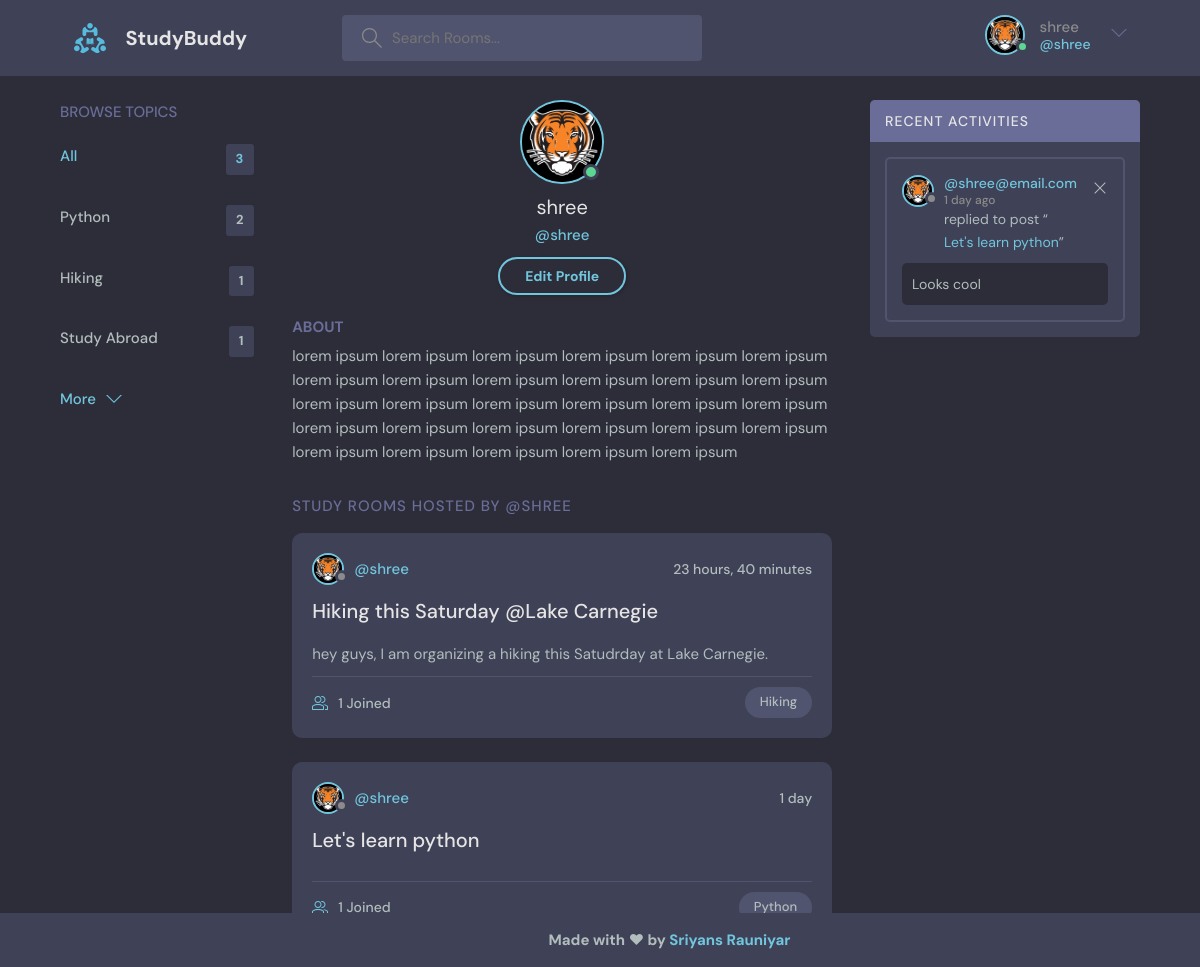
The page /profile/1/ (signed in) on the database as committed earlier.
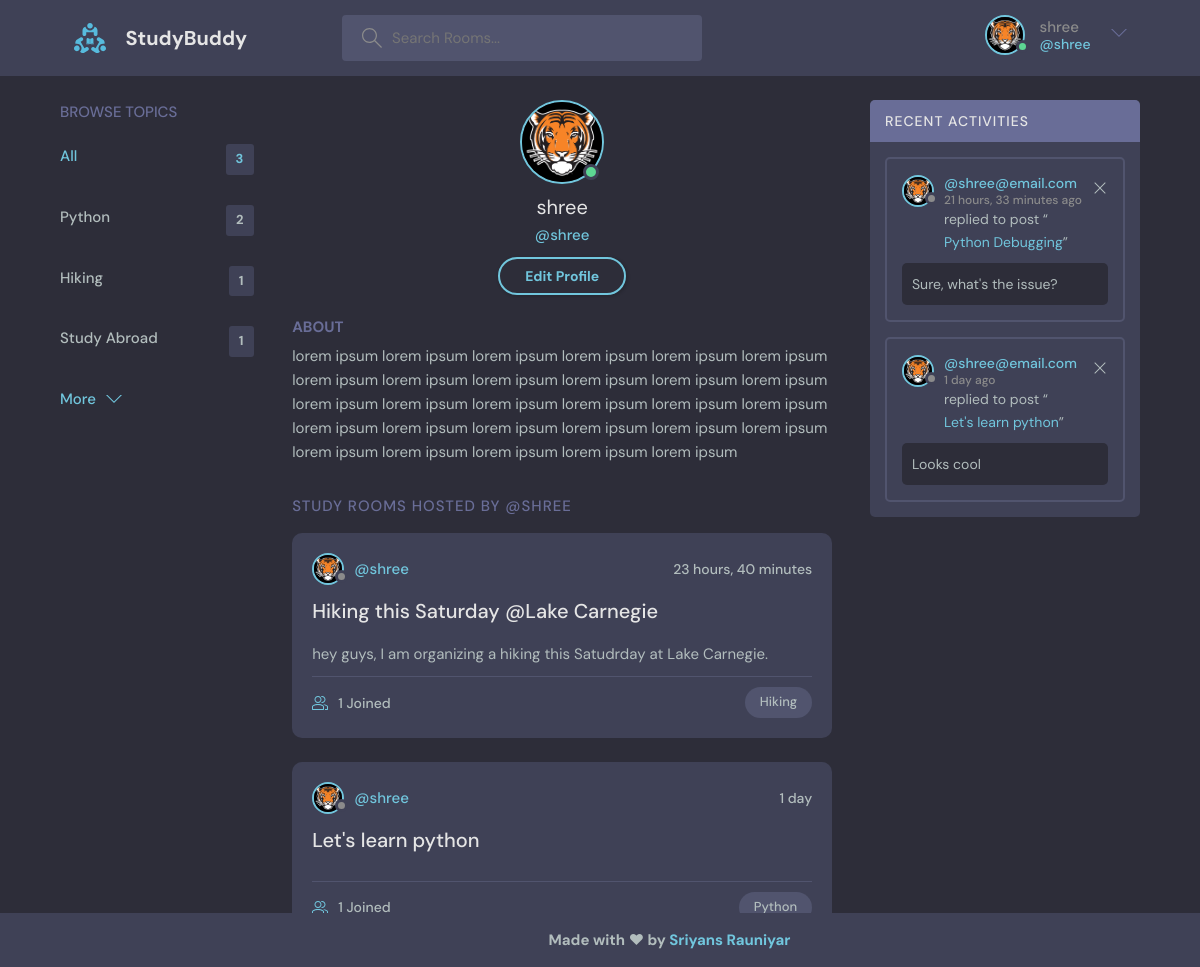
The same page on the database as committed later.
### baseapp/models.py (models this page shows, shortened)
class User(AbstractUser):
    name = models.CharField(max_length=200, null=True)
    email = models.EmailField(null=True, unique=True)
    bio = models.TextField(null=True)
    avatar = models.ImageField(null=True, default="avatar.svg")
    USERNAME_FIELD = 'email'
    REQUIRED_FIELDS = []

class Topic(models.Model):
    name = models.CharField(max_length=200)

class Room(models.Model):
    host = models.ForeignKey(User, on_delete=models.SET_NULL, null=True)
    topic = models.ForeignKey(Topic, on_delete=models.SET_NULL, null=True)
    name = models.CharField(max_length=200)
    description = models.TextField(null=True, blank=True)
    participants = models.ManyToManyField(User, related_name='participants', blank=True)
    updated = models.DateTimeField(auto_now=True)
    created = models.DateTimeField(auto_now_add=True)
    class Meta:
        ordering = ['-updated', '-created']
    def __str__(self):
        return self.name

class Message(models.Model):
    user = models.ForeignKey(User, on_delete=models.CASCADE)
    room = models.ForeignKey(Room, on_delete=models.CASCADE)
    body = models.TextField()
    updated = models.DateTimeField(auto_now=True)
    created = models.DateTimeField(auto_now_add=True)
    class Meta:
        ordering = ['-updated', '-created']

### baseapp/views.py (the view)
# urls.py: path('profile/<str:pk>/', views.userProfile, name="user-profile"),
@login_required(login_url='login')
def userProfile(request, pk):
    user = User.objects.get(id=pk)
    room_messages = user.message_set.all()
    topics = Topic.objects.all()
    rooms = user.room_set.all()
    context = {'user': user, 'rooms': rooms, 'room_messages': room_messages, 'topics': topics}
    return render(request, 'baseapp/profile.html', context)

### baseapp/templates/baseapp/profile.html
{% extends 'main.html' %}
{% block content %}
  <main class="profile-page layout layout--3">
    <div class="container">
      {% include 'baseapp/topic_component.html' %}
      <div class="roomList">
        <div class="profile">
          <div class="profile__avatar">
            <div class="avatar avatar--large active">
              <img src="{{user.avatar.url}}" />
            </div>
          </div>
          <div class="profile__info">
            <h3>{{user.username}}</h3>
            <p>@{{user.username}}</p>
            {% if request.user == user %}
            <a href="{% url 'update-user' %}" class="btn btn--main btn--pill">Edit Profile</a>
            {% endif %}
          </div>
          <div class="profile__about">
            <h3>About</h3>
            <p>
              {{user.bio}}
            </p>
          </div>
        </div>
        <div class="roomList__header">
          <div>
            <h2>Study Rooms Hosted by @{{user.username}}</a>
            </h2>
          </div>
        </div>
        {% include 'baseapp/feed_component.html' %}
      </div>
      {% include 'baseapp/activity_component.html' %}
    </div>
  </main>
{% endblock content %}

### templates/main.html (shortened to what this page needs)
<!DOCTYPE html>
{% load static %}
<html lang="en">
  <head>
    <link rel="stylesheet" href="{% static 'styles/style.css' %}" />
  </head>
  <body>
    {% include 'navbar.html' %}
    {% block content %}
    {% endblock content %}
    {% include 'footer.html' %}
  </body>
</html>

### templates/navbar.html (shortened to what this page needs)
{% load static %}
<header class="header header--loggedIn">
    <div class="container">
      <a href="{% url 'home' %}" class="header__logo">
        <img src="{% static 'images/logo.svg' %}" />
        <h1>StudyBuddy</h1>
      </a>
      <form class="header__search" method="GET" action="{% url 'home' %}">
        <label>
          <input type="text" name="q" placeholder="Search Rooms..." />
        </label>
      </form>
      <nav class="header__menu">
        {% if request.user.is_authenticated %}
        <div class="header__user">
          <a href="{% url 'user-profile' user.id %}">
            <div class="avatar avatar--medium active">
              <img src="{{request.user.avatar.url}}" />
            </div>
            <p> {{request.user.username}} <span>@{{request.user.username}}</span></p>
          </a>
          <button class="dropdown-button">
            <svg version="1.1" xmlns="http://www.w3.org/2000/svg" width="32" height="32" viewBox="0 0 32 32">
              <title>chevron-down</title>
              <path d="M16 21l-13-13h-3l16 16 16-16h-3l-13 13z"></path>
            </svg>
          </button>
        </div>
        {% else %}
        <a href="{% url 'login' %}">
          <img src="{% static 'images/avatar.svg' %}"/>
          <p>Login</p>
        </a>
        {% endif %}
      </nav>
    </div>
  </header>

### baseapp/templates/baseapp/topic_component.html
<div class="topics">
    <div class="topics__header">
      <h2>Browse Topics</h2>
    </div>
    <ul class="topics__list">
      <li>
        <a href="{% url 'home' %}" class="active">All <span>{{topics.count}}</span></a>
      </li>
      {% for topic in topics %}
      <li>
        <a href="{% url 'home'%}?q={{topic.name}}">{{topic.name}} <span>{{topic.room_set.all.count}}</span></a>
      </li>
      {% endfor %}
    </ul>
    <a class="btn btn--link" href="{% url 'topics' %}">
      More
      <svg version="1.1" xmlns="http://www.w3.org/2000/svg" width="32" height="32" viewBox="0 0 32 32">
        <title>chevron-down</title>
        <path d="M16 21l-13-13h-3l16 16 16-16h-3l-13 13z"></path>
      </svg>
    </a>
  </div>

### baseapp/templates/baseapp/feed_component.html (shortened to what this page needs)
{% for room in rooms %}
<div class="roomListRoom">
    <div class="roomListRoom__header">
      <a href="{% url 'user-profile' room.host.id %}" class="roomListRoom__author">
        <div class="avatar avatar--small">
          <img src="{{room.host.avatar.url}}" />
        </div>
        <span>@{{room.host.username}}</span>
      </a>
      <div class="roomListRoom__actions">
        <span>{{room.created|timesince}}</span>
      </div>
    </div>
    <div class="roomListRoom__content">
      <a href="{% url 'room' room.id %}">{{room.name}}</a>
      <p>
        {{room.description}}
      </p>
    </div>
    <div class="roomListRoom__meta">
      <a href="{% url 'room' room.id %}" class="roomListRoom__joined">
        {{room.participants.all.count}} Joined
      </a>
      <p class="roomListRoom__topic">{{room.topic.name}}</p>
    </div>
  </div>
  {% endfor %}

### baseapp/templates/baseapp/activity_component.html
<div class="activities">
    <div class="activities__header">
      <h2>Recent Activities</h2>
    </div>
    {% for message in room_messages %}
    <div class="activities__box">
      <div class="activities__boxHeader roomListRoom__header">
        <a href="{% url 'user-profile' message.user.id %}" class="roomListRoom__author">
          <div class="avatar avatar--small">
            <img src="{{message.user.avatar.url}}" />
          </div>
          <p>
            @{{message.user}}
            <span>{{message.created|timesince}} ago</span>
          </p>
        </a>
        {% if request.user == message.user %}
        <div class="roomListRoom__actions">
          <a href="{% url 'delete-message' message.id %}">
            <svg version="1.1" xmlns="http://www.w3.org/2000/svg" width="32" height="32" viewBox="0 0 32 32">
              <title>remove</title>
              <path
                d="M27.314 6.019l-1.333-1.333-9.98 9.981-9.981-9.981-1.333 1.333 9.981 9.981-9.981 9.98 1.333 1.333 9.981-9.98 9.98 9.98 1.333-1.333-9.98-9.98 9.98-9.981z"
              ></path>
            </svg>
          </a>
        </div>
        {% endif %}
      </div>
      <div class="activities__boxContent">
        <p>replied to post “<a href="{% url 'room' message.room.id %}">{{message.room}}</a>”</p>
        <div class="activities__boxRoomContent">
          {{message.body}}
        </div>
      </div>
    </div>
    {% endfor %}
  </div>

### templates/footer.html (shortened to what this page needs)
{% load static %}
<footer class="header" style="position: fixed; left: 0; bottom: 0; width: 100%; text-align: center;">
    <div class="container">
        <h1>Made with &hearts; by <a href="https://www.github.com/RauniyarSriyans/" target="_blank">Sriyans Rauniyar</a></h1>
    </div>
</footer>

Rows that differ between the two databases and show on the page:
added Message: user.avatar (picture), user "shree@email.com", created "21 hours, 33 minutes", room "Python Debugging", body "Sure, what's the issue?"
